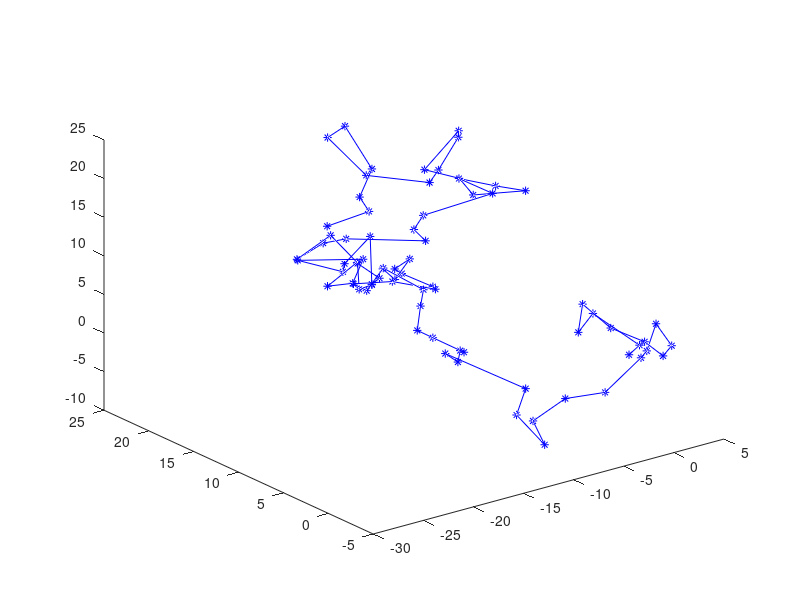

This chart was generated by the following MATLAB code:

function [c,p] = random_structure()
N = 75;
p = zeros(3, N);
for i = 2 : N
    p(:,i) = p(:,i-1) + normrnd(0, 2, [3,1]);
end
plot3(p(1,:),p(2,:),p(3,:),'b*-');
c = zeros(N,N);
M = 10;
sig = 10;
for i = 1 : N
    for j = 1 : N
        if (i~=j) 
            c(i,j) = M / norm(p(:,i)-p(:,j), 'fro');%+randn();
        end
    end
end